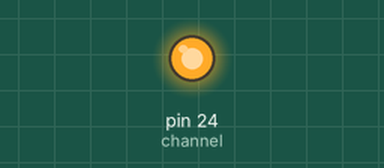
This program was run on a simulated Raspberry Pi (header pin numbers). On the bench: output pins drawn as LEDs (lit = HIGH). At 10.0 s the program stops and its outputs stay as they are.

Above: at 1.0 s.
At 2.5 s:
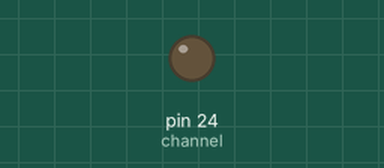
Timing chart, 0 to 4.6 s (numbered marks = the images above):
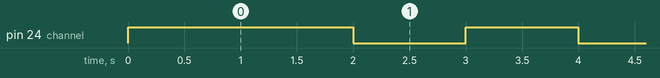

The program:

LEDtest.py
```python
import RPi.GPIO as GPIO
import time
GPIO.setmode(GPIO.BOARD)

GPIO.setwarnings(False)
channel = 24
n=0

GPIO.setup(channel,GPIO.OUT, initial = 1)
while n<5:
	time.sleep(1)
	GPIO.output(channel,1)
	time.sleep(1)
	GPIO.output(channel,0)
	n = n+1
GPIO.cleanup(channel)
```

Measured:
- by itself, pin 24 (channel): repeats every 2.0 s: LOW 1.0 s, HIGH 1.0 s
